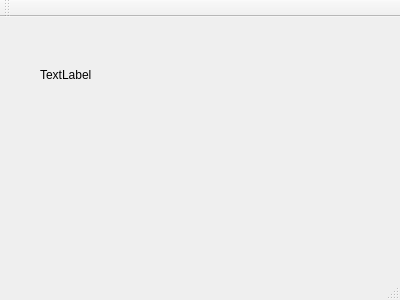
<?xml version="1.0" encoding="UTF-8"?>
<ui version="4.0">
 <class>MainWindow</class>
 <widget class="QMainWindow" name="MainWindow">
  <property name="geometry">
   <rect>
    <x>0</x>
    <y>0</y>
    <width>400</width>
    <height>300</height>
   </rect>
  </property>
  <property name="windowTitle">
   <string>MainWindow</string>
  </property>
  <widget class="QWidget" name="centralWidget">
   <widget class="QLabel" name="label">
    <property name="geometry">
     <rect>
      <x>40</x>
      <y>50</y>
      <width>321</width>
      <height>16</height>
     </rect>
    </property>
    <property name="text">
     <string>TextLabel</string>
    </property>
   </widget>
  </widget>
  <widget class="QMenuBar" name="menuBar">
   <property name="geometry">
    <rect>
     <x>0</x>
     <y>0</y>
     <width>400</width>
     <height>22</height>
    </rect>
   </property>
  </widget>
  <widget class="QToolBar" name="mainToolBar">
   <attribute name="toolBarArea">
    <enum>TopToolBarArea</enum>
   </attribute>
   <attribute name="toolBarBreak">
    <bool>false</bool>
   </attribute>
  </widget>
  <widget class="QStatusBar" name="statusBar"/>
 </widget>
 <layoutdefault spacing="6" margin="11"/>
 <resources/>
 <connections/>
</ui>
